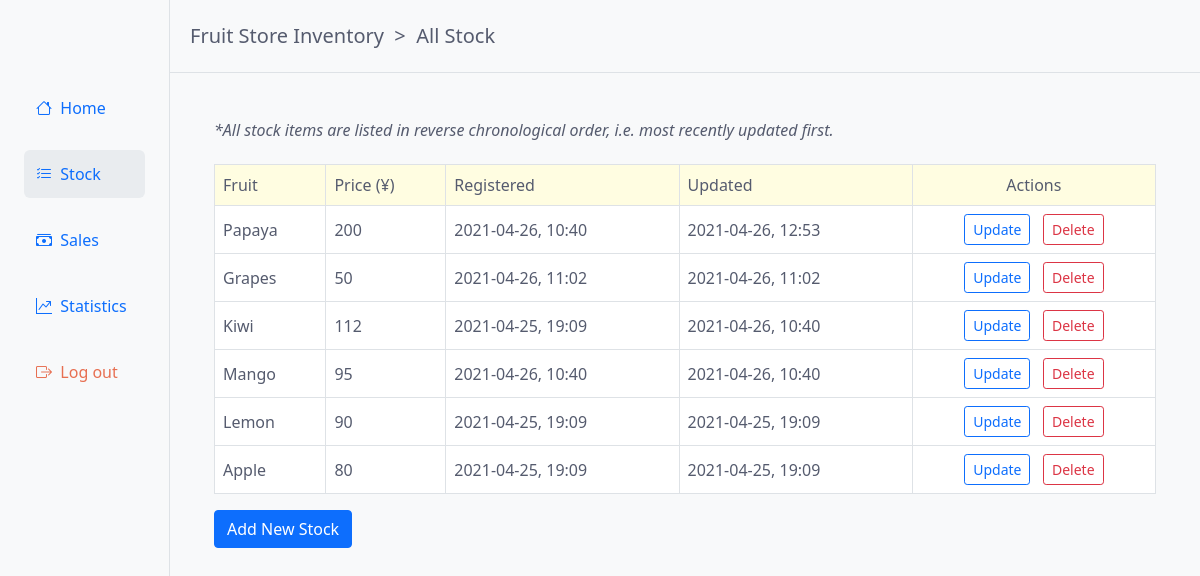
The app's page /stock/list/?page=2 (signed in), older data.
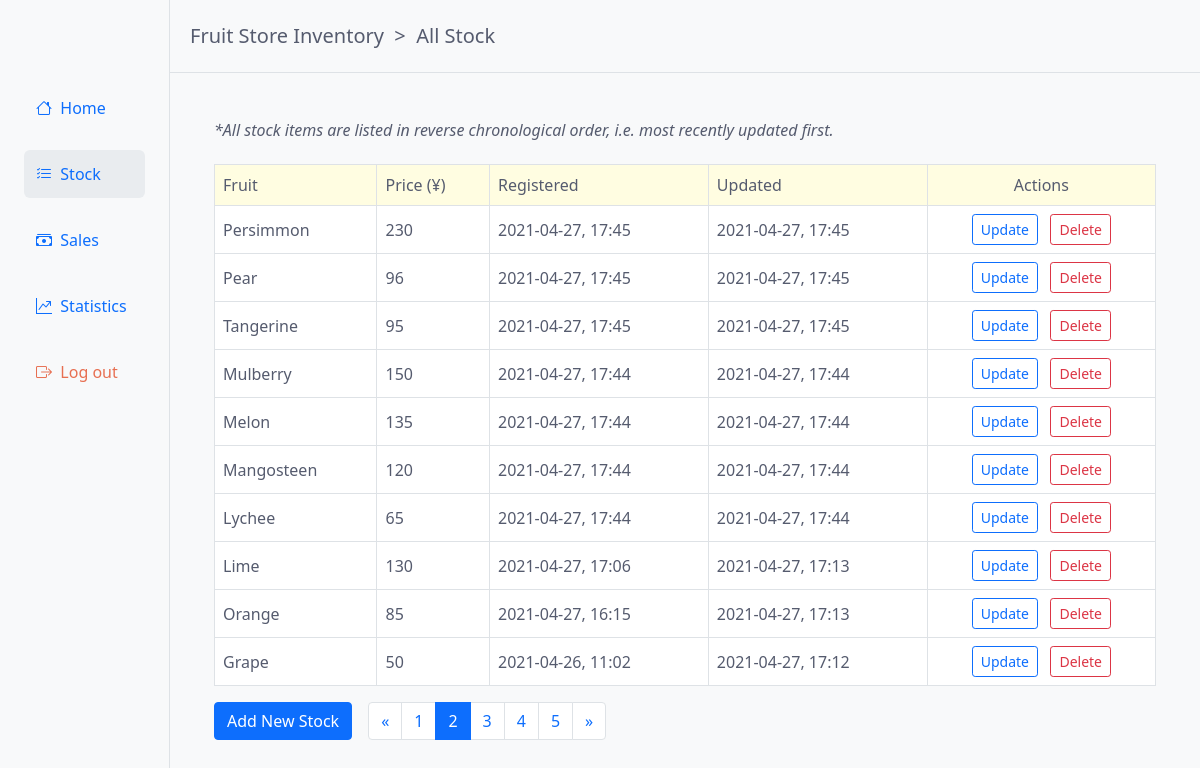
The same page, newer data.
### stock/models.py (models this page shows, shortened)
class Fruit(models.Model):
    name = models.CharField(max_length=100, unique=True)
    price = models.PositiveIntegerField(
        default=0,
        validators=[MinValueValidator(0), MaxValueValidator(999999999999)],
    )
    created_on = models.DateTimeField(auto_now_add=True)
    updated_on = models.DateTimeField(auto_now=True)
    class Meta:
        verbose_name = "fruit"
        verbose_name_plural = "fruits"

### stock/views.py (the view)
# urls.py: path("list/", stock_list, name="stock_list"),
@login_required
def stock_list(request):
    fruits = Fruit.objects.order_by("-updated_on")
    page = request.GET.get('page', 1)
    paginator = Paginator(fruits, 10)
    try:
        fruits = paginator.page(page)
    except PageNotAnInteger:
        fruits = paginator.page(1)
    except EmptyPage:
        fruits = paginator.page(paginator.num_pages)
    return render(request, "stock/stock_list.html", {"fruits": fruits})

### templates/stock/stock_list.html (shortened to what the changed rows need)
{% extends 'base.html' %}
{% load humanize %}
{% block content %}
    <div class="row my-5 mx-3">
        <div class="col mx-3">
            {% if fruits %}
                <div class="table-responsive">
                    <table class="table table-bordered">
                        <thead class="table-header-bg-1">
                            <tr>
                                <th scope="col">Fruit</th>
                                <th scope="col">Price (¥)</th>
                                <th scope="col">Registered</th>
                                <th scope="col">Updated</th>
                                <th scope="col" class="col-center-align">Actions</th>
                            </tr>
                        </thead>
                        <tbody class="table-body-bg">
                            {% for fruit in fruits %}
                                <tr>
                                    <td>
                                        {{ fruit.name|capfirst }}
                                    </td>
                                    <td>
                                        {{ fruit.price|intcomma }}
                                    </td>
                                    <td>
                                        {{ fruit.created_on|date:"Y-m-d" }}, {{ fruit.created_on|time:"H:i" }}
                                    </td>
                                    <td>
                                        {{ fruit.updated_on|date:"Y-m-d" }}, {{ fruit.updated_on|time:"H:i" }}
                                    </td>
                                    <td class="col-center-align">
                                        <a href="{% url 'stock_update' fruit.pk %}"  class="btn btn-outline-primary btn-sm mr-2" role="button">Update</a>
                                        <form action="{% url 'stock_delete' fruit.pk %}" method="POST" style="display:inline">
                                            <button type="submit" class="btn btn-outline-danger btn-sm">Delete</button>
                                        </form>
                                    </td>
                                </tr>
                            {% endfor %}
                        </tbody>
                    </table>
                </div>
                {% if fruits.has_other_pages %}
                    <div class="pagination-block mx-3">
                        <ul class="pagination">
                            {% if fruits.has_previous %}
                                <li class="page-item"><a class="page-link" href="?page={{ fruits.previous_page_number }}">&laquo;</a></li>
                            {% else %}
                                <li class="page-item disabled"><a class="page-link" href="#" >&laquo;</a></li>
                            {% endif %}
                            {% for i in fruits.paginator.page_range %}
                                {% if fruits.number == i %}
                                    <li class="page-item active"><a class="page-link" href="#">{{ i }}</a></li>
                                {% else %}
                                    <li class="page-item"><a class="page-link" href="?page={{ i }}">{{ i }}</a></li>
                                {% endif %}
                            {% endfor %}
                            {% if fruits.has_next %}
                                <li class="page-item"><a class="page-link" href="?page={{ fruits.next_page_number }}">&raquo;</a></li>
                            {% else %}
                                <li class="page-item disabled"><a class="page-link" href="#" >&raquo;</a></li>
                            {% endif %}
                        </ul>
                    </div>
                {% endif %}
            {% else %}
                <p>No stock information has been added. To do so, please use the button below.</p>
                <a href="{% url 'stock_create' %}" class="btn btn-primary mt-3 mr-2" role="button">Add New Stock</a>
            {% endif %}
        </div>
    </div>
{% endblock %}

Row changes from the older to the newer data that the page shows:
no longer on this page (row unchanged): Fruit: name "Papaya", price "200", created_on "2021-04-26", created_on "10:40", updated_on "2021-04-26", updated_on "12:53"
no longer on this page (row unchanged): Fruit: name "Kiwi", price "112", created_on "2021-04-25", created_on "19:09", updated_on "2021-04-26", updated_on "10:40"
removed Fruit: name "Mango", price "95", created_on "2021-04-26", created_on "10:40", updated_on "2021-04-26", updated_on "10:40"
removed Fruit: name "Lemon", price "90", created_on "2021-04-25", created_on "19:09", updated_on "2021-04-25", updated_on "19:09"
removed Fruit: name "Apple", price "80", created_on "2021-04-25", created_on "19:09", updated_on "2021-04-25", updated_on "19:09"
added Fruit: name "Persimmon", price "230", created_on "2021-04-27", created_on "17:45", updated_on "2021-04-27", updated_on "17:45"
added Fruit: name "Pear", price "96", created_on "2021-04-27", created_on "17:45", updated_on "2021-04-27", updated_on "17:45"
added Fruit: name "Tangerine", price "95", created_on "2021-04-27", created_on "17:45", updated_on "2021-04-27", updated_on "17:45"
added Fruit: name "Mulberry", price "150", created_on "2021-04-27", created_on "17:44", updated_on "2021-04-27", updated_on "17:44"
added Fruit: name "Melon", price "135", created_on "2021-04-27", created_on "17:44", updated_on "2021-04-27", updated_on "17:44"
added Fruit: name "Mangosteen", price "120", created_on "2021-04-27", created_on "17:44", updated_on "2021-04-27", updated_on "17:44"
added Fruit: name "Lychee", price "65", created_on "2021-04-27", created_on "17:44", updated_on "2021-04-27", updated_on "17:44"
added Fruit: name "Lime", price "130", created_on "2021-04-27", created_on "17:06", updated_on "2021-04-27", updated_on "17:13"
added Fruit: name "Orange", price "85", created_on "2021-04-27", created_on "16:15", updated_on "2021-04-27", updated_on "17:13"
changed Fruit: name "Grapes" → "Grape"; updated_on "2021-04-26" → "2021-04-27"; updated_on "11:02" → "17:12"
Text that changed along with them:
new list line: "1"
new list line: "2"
new list line: "3"
new list line: "4"
new list line: "5"
